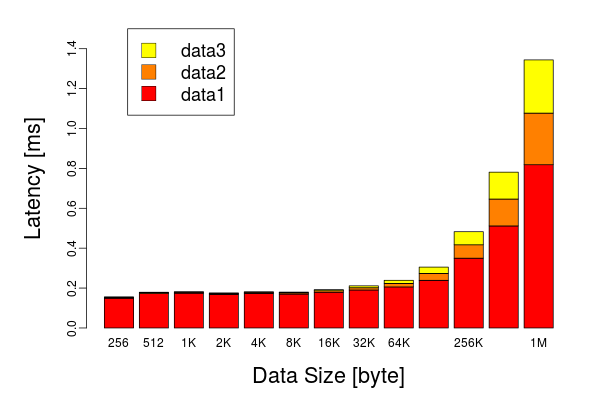

The R source for this figure:
## -------------------------------------------------- 
## load data
## --------------------------------------------------

## read file data1
d1 <- read.table("./transport_time/transport_time_256byte.txt")
d1 <- d1[11:110,]
d2 <- read.table("./transport_time/transport_time_512byte.txt")
d2 <- d2[11:110,]
d3 <- read.table("./transport_time/transport_time_1Kbyte.txt")
d3 <- d3[11:110,]
d4 <- read.table("./transport_time/transport_time_2Kbyte.txt")
d4 <- d4[11:110,]
d5 <- read.table("./transport_time/transport_time_4Kbyte.txt")
d5 <- d5[11:110,]
d6 <- read.table("./transport_time/transport_time_8Kbyte.txt")
d6 <- d6[11:110,]
d7 <- read.table("./transport_time/transport_time_16Kbyte.txt")
d7 <- d7[11:110,]
d8 <- read.table("./transport_time/transport_time_32Kbyte.txt")
d8 <- d8[11:110,]
d9 <- read.table("./transport_time/transport_time_64Kbyte.txt")
d9 <- d9[11:110,]
d10 <- read.table("./transport_time/transport_time_128Kbyte.txt")
d10 <- d10[11:110,]
d11 <- read.table("./transport_time/transport_time_256Kbyte.txt")
d11 <- d11[11:110,]
d12 <- read.table("./transport_time/transport_time_512Kbyte.txt")
d12 <- d12[11:110,]
d13 <- read.table("./transport_time/transport_time_1Mbyte.txt")
d13 <- d13[11:110,]

## marge data.frames
data <- cbind(d1, d2, d3, d4, d5, d6, d7, d8, d9, d10, d11, d12, d13) 

## define item's name
colnames(data) <- c("256", "512", "1K", "2K", "4K", "8K", "16K", "32K", "64K", "128K", "256K", "512K", "1M")              

data1 <- data * 1000                    # convert unit from sec to msec

group1.median <- apply(data1, 2, median, na.rm = T)

## read file data2
d1 <- read.table("./convert_msg/convert_ros_to_dds_256byte.txt")
d1 <- d1[11:110,]
d2 <- read.table("./convert_msg/convert_ros_to_dds_512byte.txt")
d2 <- d2[11:110,]
d3 <- read.table("./convert_msg/convert_ros_to_dds_1Kbyte.txt")
d3 <- d3[11:110,]
d4 <- read.table("./convert_msg/convert_ros_to_dds_2Kbyte.txt")
d4 <- d4[11:110,]
d5 <- read.table("./convert_msg/convert_ros_to_dds_4Kbyte.txt")
d5 <- d5[11:110,]
d6 <- read.table("./convert_msg/convert_ros_to_dds_8Kbyte.txt")
d6 <- d6[11:110,]
d7 <- read.table("./convert_msg/convert_ros_to_dds_16Kbyte.txt")
d7 <- d7[11:110,]
d8 <- read.table("./convert_msg/convert_ros_to_dds_32Kbyte.txt")
d8 <- d8[11:110,]
d9 <- read.table("./convert_msg/convert_ros_to_dds_64Kbyte.txt")
d9 <- d9[11:110,]
d10 <- read.table("./convert_msg/convert_ros_to_dds_128Kbyte.txt")
d10 <- d10[11:110,]
d11 <- read.table("./convert_msg/convert_ros_to_dds_256Kbyte.txt")
d11 <- d11[11:110,]
d12 <- read.table("./convert_msg/convert_ros_to_dds_512Kbyte.txt")
d12 <- d12[11:110,]
d13 <- read.table("./convert_msg/convert_ros_to_dds_1Mbyte.txt")
d13 <- d13[11:110,]

## marge data.frames
data <- cbind(d1, d2, d3, d4, d5, d6, d7, d8, d9, d10, d11, d12, d13) 

## define item's name
colnames(data) <- c("256", "512", "1K", "2K", "4K", "8K", "16K", "32K", "64K", "128K", "256K", "512K", "1M")              

data2 <- data * 1000                    # convert unit from sec to msec

group2.median <- apply(data2, 2, median, na.rm = T)

## read file data3
d1 <- read.table("./convert_msg/convert_dds_to_ros_256byte.txt")
d1 <- d1[11:110,]
d2 <- read.table("./convert_msg/convert_dds_to_ros_512byte.txt")
d2 <- d2[11:110,]
d3 <- read.table("./convert_msg/convert_dds_to_ros_1Kbyte.txt")
d3 <- d3[11:110,]
d4 <- read.table("./convert_msg/convert_dds_to_ros_2Kbyte.txt")
d4 <- d4[11:110,]
d5 <- read.table("./convert_msg/convert_dds_to_ros_4Kbyte.txt")
d5 <- d5[11:110,]
d6 <- read.table("./convert_msg/convert_dds_to_ros_8Kbyte.txt")
d6 <- d6[11:110,]
d7 <- read.table("./convert_msg/convert_dds_to_ros_16Kbyte.txt")
d7 <- d7[11:110,]
d8 <- read.table("./convert_msg/convert_dds_to_ros_32Kbyte.txt")
d8 <- d8[11:110,]
d9 <- read.table("./convert_msg/convert_dds_to_ros_64Kbyte.txt")
d9 <- d9[11:110,]
d10 <- read.table("./convert_msg/convert_dds_to_ros_128Kbyte.txt")
d10 <- d10[11:110,]
d11 <- read.table("./convert_msg/convert_dds_to_ros_256Kbyte.txt")
d11 <- d11[11:110,]
d12 <- read.table("./convert_msg/convert_dds_to_ros_512Kbyte.txt")
d12 <- d12[11:110,]
d13 <- read.table("./convert_msg/convert_dds_to_ros_1Mbyte.txt")
d13 <- d13[11:110,]

## marge data.frames
data <- cbind(d1, d2, d3, d4, d5, d6, d7, d8, d9, d10, d11, d12, d13) 

## define item's name
colnames(data) <- c("256", "512", "1K", "2K", "4K", "8K", "16K", "32K", "64K", "128K", "256K", "512K", "1M")              

data3 <- data * 1000                    # convert unit from sec to msec

group3.median <- apply(data3, 2, median, na.rm = T)

## -------------------------------------------------- 
## load data
## --------------------------------------------------

## merge data 
data <- rbind(group1.median, group2.median, group3.median)

## graphic function
breakdown_BarPlot <- function(data, ylim) {
    par(
        mar = c(5, 6, 2, 2), # margin about edge: default mar=c(5, 4, 4, 2) + 0.1
        mgp = c(3, 0.5, 0), # margin about label and scale: default mgp=c(3, 1, 0)
        cex.lab=1.8,                       # label font size
        cex.axis=1,2                         # axis font size
    )
    barplot(
        data,                                 # matrix data
        xlab="Data Size [byte]",             # x-axis label
        ylab="Latency [ms]",              # y-axis label
        ylim = c(0, ylim),                        # y-axis data span
        col = heat.colors(nrow(data))           # colors
    )
    ## legend
    legend(
        1, ylim,                      # position
        legend = c("data1", "data2", "data3"),   # labels
        cex = 1.5,                      # labels font size
        pt.cex = 3,                     # marker size
        pch = 22,                       # kinds of marker
        pt.bg = rev(heat.colors(nrow(data))),    # box colors
        lty = 0,                               
        lwd = 0.6,                        # box-line width
        bg = "white"                    # background color
    )
}



## output file as eps
postscript("breakdown_BarPlot.eps", horizontal = F, onefile = FALSE, paper = "special", width = 10, height = 6)
breakdown_BarPlot(data, 1.5)
dev.off()

## output file as png
png("breakdown_BarPlot.png", width = 600, height =400)
breakdown_BarPlot(data, 1.5)
dev.off()

